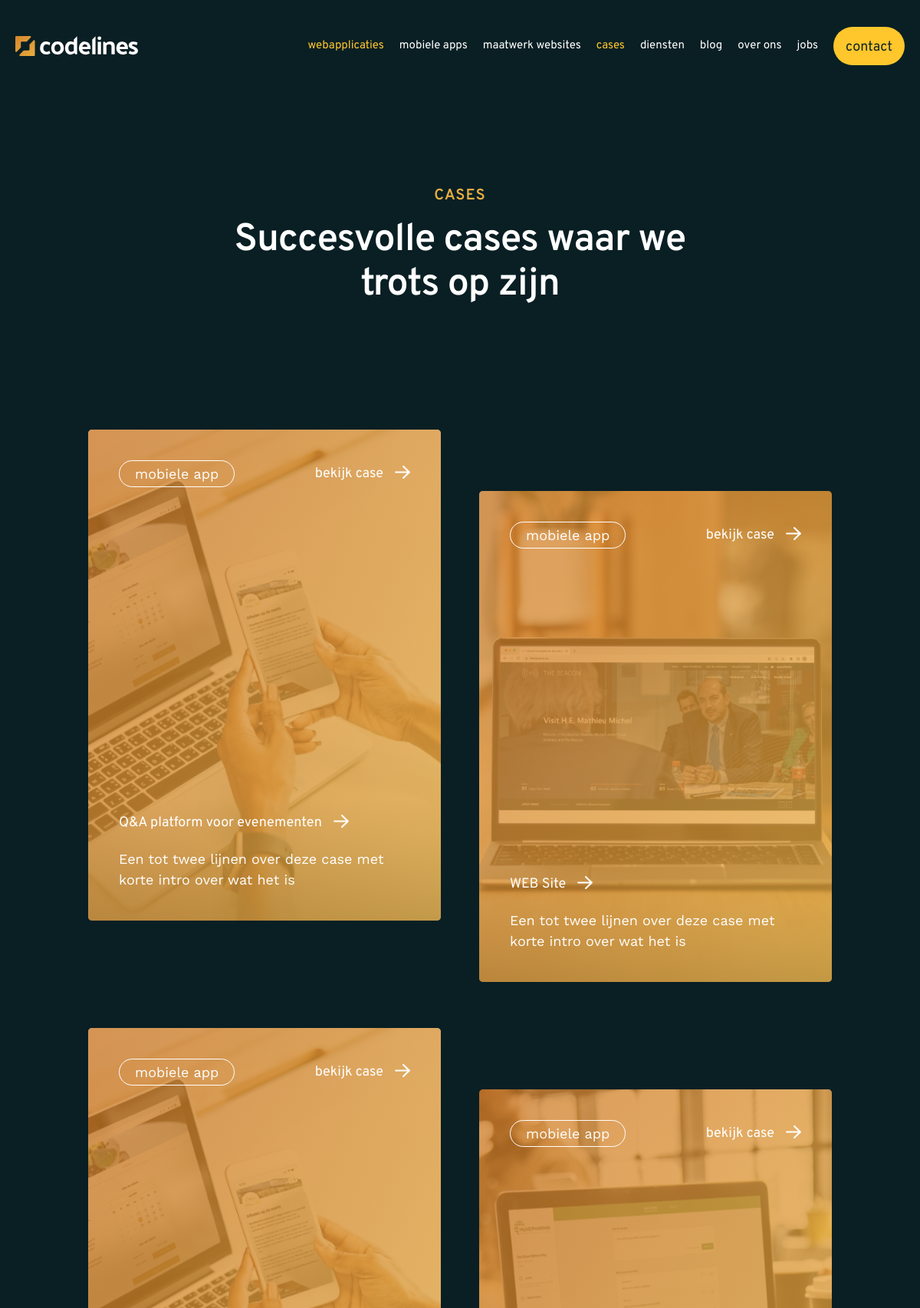
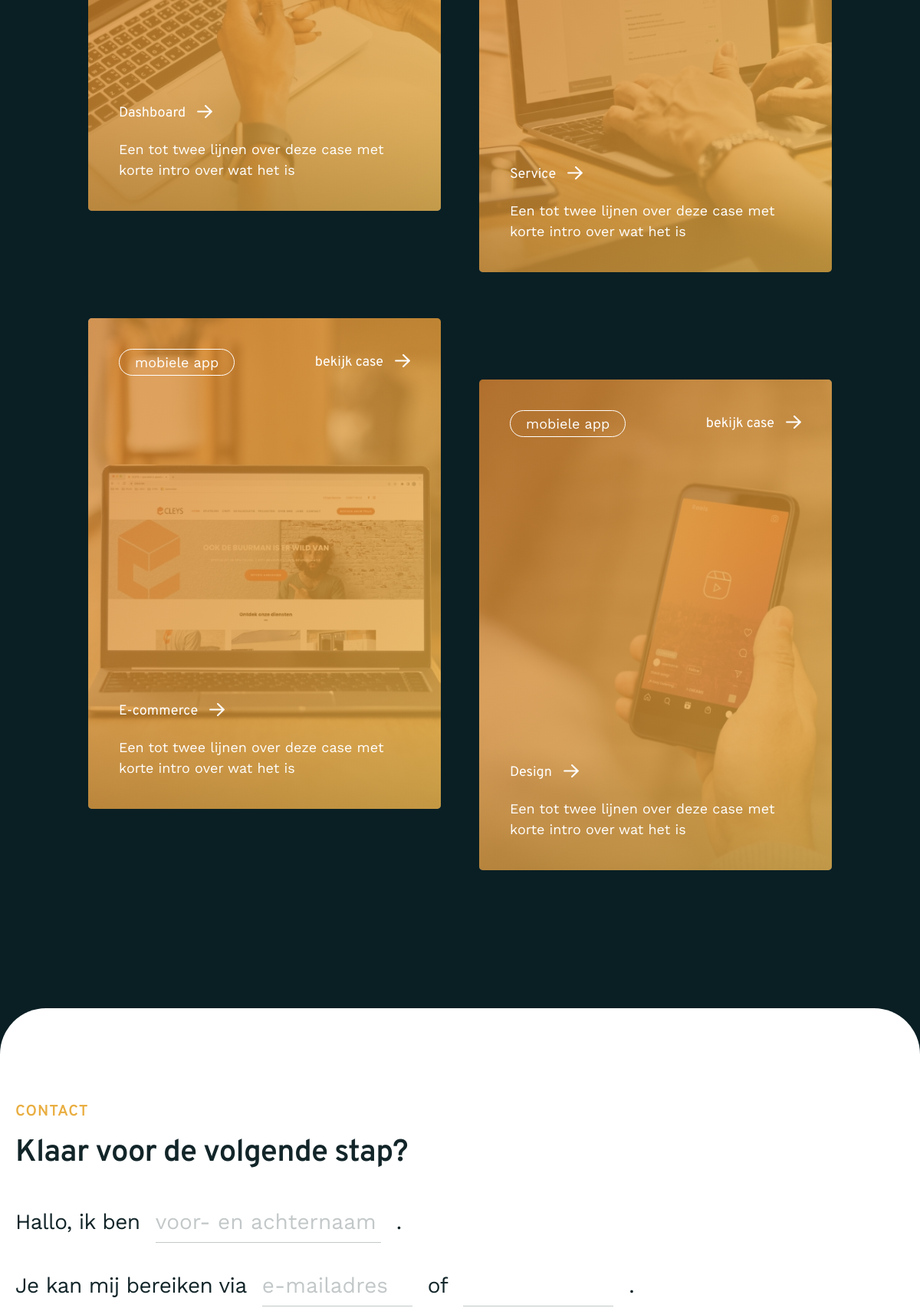
The page /cases/ (upper part) on the database its author committed (2 pictures, top to bottom).
### apps/website/models.py (models this page shows, shortened)
class Case(models.Model):
    name = models.CharField(max_length=255, unique=True)
    company = models.CharField(max_length=255)
    briefing = RichTextUploadingField()
    result = RichTextUploadingField()
    cover = models.ImageField(upload_to=case_file_path)
    slug = models.SlugField(default="default_slug")
    def get_absolute_url(self):
        return reverse_lazy("website:case-detail", kwargs={"slug": self.slug})

### apps/website/views.py (the view)
# urls.py: path("cases/", CaseListView.as_view(), name="case-list"),
class CaseListView(RequestFromUserMixin, generic.ListView):
    model = Case
    queryset = Case.objects.all()
    paginate_by = 6
    def get_context_data(self, *, object_list=None, **kwargs):
        context = super().get_context_data(object_list=None, **kwargs)
        return context

### apps/website/forms.py
class RequestFromUserForm(forms.ModelForm):
    full_name = forms.CharField(
        widget=forms.TextInput(attrs={"placeholder": "voor- en achternaam"})
    )
    email = forms.EmailField(
        widget=forms.EmailInput(attrs={"placeholder": "e-mailadres"})
    )
    phone_number = PhoneNumberField(
        widget=forms.TextInput(attrs={"placeholder": "gsm"})
    )
    question = forms.CharField(
        widget=forms.TextInput(attrs={"placeholder": "mijn vraag"})
    )
    class Meta:
        model = RequestFromUser
        fields = "__all__"
        exclude = ("created",)

### base/mixins.py (called while the page is built)
    def get_context_data(self, *, object_list=None, **kwargs):
        context = super().get_context_data(object_list=None, **kwargs)
        context["form"] = RequestFromUserForm()
        return context

### templates/website/case_list.html (shortened to what this page needs)
{% extends "base.html" %}
{% block content %}
    <section class="cases">
                <div class="container">
                    <div class="cases__header --text-center">
                        <h3 class="subtitle">Cases</h3>
                        <h1>Succesvolle cases waar we trots op zijn</h1>
                    </div>
                    <div class="cases-list">
                        {% for case in case_list %}
                            <div class="cases-list-item" data-aos="fade-up" data-aos-duration="500">
                                <a href="{{ case.get_absolute_url }}" class="cases-card">
                                    <div class="cases-card__img">
                                        <img src="{{ case.cover.url }}">
                                    </div>
                                    <div class="cases-card__content">
                                        <div class="cases-card__top">
                                            <div class="cases-card__label">mobiele app</div>
                                            <span class="read-more --white">bekijk case</span>
                                        </div>
                                        <div class="cases-card__bottom">
                                            <span class="read-more --white">{{ case.name }}</span>
                                            <div class="cases-card__desc">Een tot twee lijnen over deze case met korte intro over wat het is</div>
                                        </div>
                                    </div>
                                </a>
                            </div>
                        {% endfor %}
                </div>
            </section>
            <section class="contact-section bg-bottom">
                {% include "includes/contact-section.html" %}
            </section>
{% endblock %}

### rows shown on the page
Case: cover (picture), name "Q&A platform voor evenementen"
Case: cover (picture), name "WEB Site"
Case: cover (picture), name "Dashboard"
Case: cover (picture), name "Service"
Case: cover (picture), name "E-commerce"
Case: cover (picture), name "Design"
